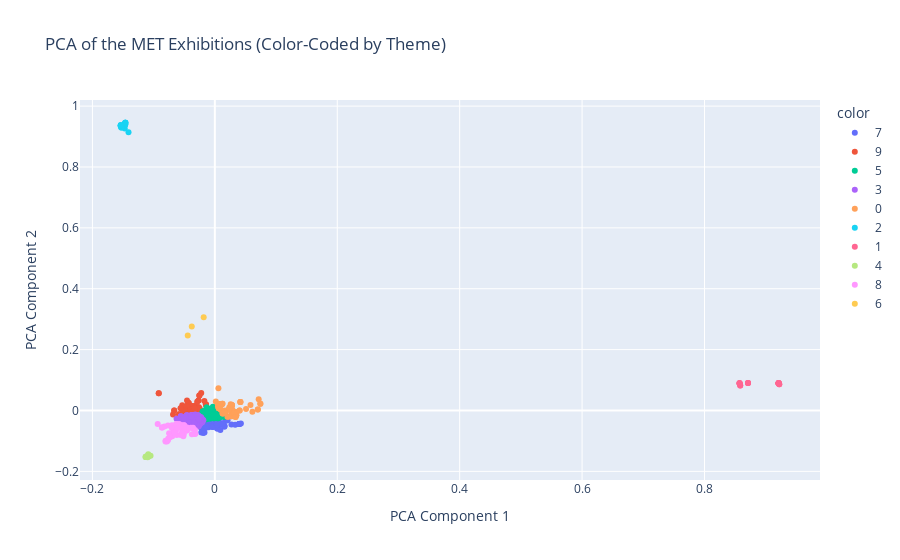

The code cell stored with this chart in its notebook:
### Code cell
# Plot the scatter plot

fig = px.scatter(
    pca_df,
    x="PCA1",
    y="PCA2",
    color=pca_df["Cluster"].astype(str),
    hover_data={"Title": True, "Year": True},
    title="PCA of the MET Exhibitions (Color-Coded by Theme)",
    labels={"PCA1": "PCA Component 1", "PCA2": "PCA Component 2"}
)
fig.show()

### Figure 1 — Plotly figure (JSON) as saved in the notebook; plotly's stock layout.template omitted (floating-point values rounded to 4 significant figures; data arrays with more than 128 entries replaced by an {"elided": "..."} marker saying what was removed)
{"data": [{"customdata": {"elided": "99x2 str values"}, "hovertemplate": "color=7<br>PCA Component 1=%{x}<br>PCA Component 2=%{y}<br>Title=%{customdata[0]}<br>Year=%{customdata[1]}<extra></extra>", "legendgroup": "7", "marker": {"color": "#636efa", "symbol": "circle"}, "mode": "markers", "name": "7", "orientation": "v", "showlegend": true, "type": "scatter", "x": [-0.01774, 0.00714, -0.003493, 0.003874, 0.01845, -0.02072, -0.01745, 0.001497, -0.02124, -0.01686, -0.01963, -0.01774, 0.02084, -0.02242, 0.00714, -0.003493, 0.003874, 0.003243, -0.01997, -0.01774, 0.01673, -0.01367, 0.006047, -0.02303, -0.02209, -0.01363, 0.004691, -0.01475, -0.01878, 0.007076, -0.02207, 0.01545, 0.003243, 0.02712, -0.01997, -0.01774, -0.01363, -0.0004576, 0.004691, -0.01395, 0.009074, -0.01101, 0.005793, -0.0125, 0.006721, -0.01475, -0.01957, -0.01878, 0.007076, -0.02207, -0.01363, 0.03982, -0.0004576, -0.003621, 0.004691, -0.005852, -0.01395, 0.009074, -0.01363, 0.03982, -0.01277, -0.02112, -0.01303, -0.01001, -0.008464, -0.01228, -0.0004576, -0.0004487, -0.003621, 0.004691, -0.005852, 0.01209, -0.01363, -0.01552, 0.03982, 0.01575, 0.009008, -0.01277, -0.02214, -0.02112, -0.01691, -0.01303, 0.01931, 0.01209, 0.003336, 0.03323, -0.01363, 0.00345, 0.04254, -0.01382, -0.01552, 0.03982, 0.01575, -0.0165, -0.00194, -0.01497, -0.01836, 0.01931, 0.01209], "xaxis": "x", "y": [-0.05606, -0.04143, -0.0454, -0.05915, -0.03263, -0.05462, -0.05063, -0.03156, -0.04764, -0.03397, -0.05903, -0.05606, -0.032, -0.04997, -0.04143, -0.0454, -0.05915, -0.03609, -0.06523, -0.05606, -0.03438, -0.03766, -0.03025, -0.05113, -0.0569, -0.05483, -0.03612, -0.03169, -0.07348, -0.04331, -0.04387, -0.05366, -0.03609, -0.04637, -0.06523, -0.05606, -0.05483, -0.03864, -0.03612, -0.03919, -0.04617, -0.03236, -0.02782, -0.03959, -0.02798, -0.03169, -0.04589, -0.07348, -0.04331, -0.04387, -0.05483, -0.04428, -0.03864, -0.05406, -0.03612, -0.03411, -0.03919, -0.04617, -0.05483, -0.04428, -0.04806, -0.05313, -0.05052, -0.05485, -0.03357, -0.03637, -0.03864, -0.03131, -0.05406, -0.03612, -0.03411, -0.04457, -0.05483, -0.04171, -0.04428, -0.05094, -0.06433, -0.04806, -0.07254, -0.05313, -0.07227, -0.05052, -0.02716, -0.04457, -0.0465, -0.04706, -0.05483, -0.04101, -0.04257, -0.05207, -0.04171, -0.04428, -0.05094, -0.03618, -0.03142, -0.05088, -0.03514, -0.02716, -0.04457], "yaxis": "y"}, {"customdata": {"elided": "90x2 str values"}, "hovertemplate": "color=9<br>PCA Component 1=%{x}<br>PCA Component 2=%{y}<br>Title=%{customdata[0]}<br>Year=%{customdata[1]}<extra></extra>", "legendgroup": "9", "marker": {"color": "#EF553B", "symbol": "circle"}, "mode": "markers", "name": "9", "orientation": "v", "showlegend": true, "type": "scatter", "x": [-0.02581, -0.04604, -0.05033, -0.02364, -0.02996, -0.03427, -0.0321, -0.02672, -0.04274, -0.04103, -0.03572, -0.02928, -0.02529, -0.02581, -0.04604, -0.03737, -0.03771, -0.03354, -0.04623, -0.04466, -0.05033, -0.03239, -0.02364, -0.05323, -0.02996, -0.03427, -0.0321, -0.02672, -0.04274, -0.03119, -0.09162, -0.05834, -0.04824, -0.02529, -0.02648, -0.02581, -0.04542, -0.04604, -0.03737, -0.03771, -0.03354, -0.04623, -0.03119, -0.036, -0.02846, -0.0363, -0.03952, -0.09162, -0.05834, -0.03119, -0.0146, -0.03818, -0.02787, -0.0402, -0.03642, -0.036, -0.03384, -0.02846, -0.03119, -0.0146, -0.04949, -0.03818, -0.05174, -0.02222, -0.02787, -0.0402, -0.03566, -0.03119, -0.05136, -0.05165, -0.03403, -0.0146, -0.04949, -0.05086, -0.03278, -0.03566, -0.03119, -0.05136, -0.06637, -0.05086, -0.03289, -0.0683, -0.03972, -0.02506, -0.06637, -0.02887, -0.05086, -0.01704, -0.05611, -0.03289], "xaxis": "x", "y": [-8.986e-05, -0.00312, 0.002919, 0.0006479, 0.003777, -0.001437, 0.01261, 0.0332, 0.02489, 0.0003528, -0.00589, -0.003098, 0.04945, -8.986e-05, -0.00312, -0.01131, 0.01483, -0.00874, 0.01253, 0.01738, 0.002919, 0.01568, 0.0006479, 0.01707, 0.003777, -0.001437, 0.01261, 0.0332, 0.02489, 0.005576, 0.05659, -0.01228, -0.01291, 0.04945, 0.01145, -8.986e-05, 0.03293, -0.00312, -0.01131, 0.01483, -0.00874, 0.01253, 0.005576, -0.009936, -0.01141, 0.003849, -0.01005, 0.05659, -0.01228, 0.005576, 0.01988, 0.002388, -0.007486, 0.001827, -0.009108, -0.009936, 0.001364, -0.01141, 0.005576, 0.01988, 0.0002667, 0.002388, -0.01161, 0.05753, -0.007486, 0.001827, 0.004018, 0.005576, -0.001472, -0.0005835, -0.01193, 0.01988, 0.0002667, -0.01212, 0.008865, 0.004018, 0.005576, -0.001472, -7.339e-05, -0.01212, 0.006426, -0.01357, -0.006602, 0.008158, -7.339e-05, 0.02891, -0.01212, 0.03081, 0.00703, 0.006426], "yaxis": "y"}, {"customdata": {"elided": "152x2 str values"}, "hovertemplate": "color=5<br>PCA Component 1=%{x}<br>PCA Component 2=%{y}<br>Title=%{customdata[0]}<br>Year=%{customdata[1]}<extra></extra>", "legendgroup": "5", "marker": {"color": "#00cc96", "symbol": "circle"}, "mode": "markers", "name": "5", "orientation": "v", "showlegend": true, "type": "scatter", "x": {"elided": "152 float values"}, "xaxis": "x", "y": {"elided": "152 float values"}, "yaxis": "y"}, {"customdata": {"elided": "200x2 str values"}, "hovertemplate": "color=3<br>PCA Component 1=%{x}<br>PCA Component 2=%{y}<br>Title=%{customdata[0]}<br>Year=%{customdata[1]}<extra></extra>", "legendgroup": "3", "marker": {"color": "#ab63fa", "symbol": "circle"}, "mode": "markers", "name": "3", "orientation": "v", "showlegend": true, "type": "scatter", "x": {"elided": "200 float values"}, "xaxis": "x", "y": {"elided": "200 float values"}, "yaxis": "y"}, {"customdata": [["Chinese Lacquer", "2015"], ["A Passion for Jade", "2015"], ["Chinese Textiles", "2015"], ["Celebrating Sax", "2015"], ["American and European Embroidered Samplers, 1600–1900", "2015"], ["Liturgical Textiles of the Post-Byzantine World", "2015"], ["Scenes from the Life of St. Martin", "2015"], ["Elaborate Embroidery", "2015"], ["Celebration of the Year of the Ram", "2015"], ["Painting Music in the Age of Caravaggio", "2015"], ["Carleton Watkins: Yosemite", "2015"], ["Death Becomes Her", "2015"], ["Kimono", "2015"], ["Examining Opulence", "2015"], ["The Sacred Lute", "2015"], ["From the Imperial Theater", "2016"], ["Cinnabar", "2016"], ["City of Memory: William Chappel's Views of Early 19th-Century New York", "2016"], ["The Secret Life of Textiles: Animal Fibers", "2016"], ["The Arts of Nepal and Tibet: Recent Gifts", "2016"], ["Printing a Child's World", "2016"], ["Crime Stories", "2016"], ["The Secret Life of Textiles: Plant Fibers", "2016"], ["Chinese Lacquer", "2016"], ["A Passion for Jade", "2016"], ["Chinese Textiles", "2016"], ["Wordplay", "2016"], ["Celebrating Sax", "2016"], ["American and European Embroidered Samplers, 1600–1900", "2016"], ["Spirited Creatures: Animal Representations in Chinese Silk and Lacquer", "2017"], ["The Silver Caesars: A Renaissance Mystery", "2017"], ["The Roof Garden Commission: Adrián Villar Rojas,The Theater of Disappearance", "2017"], ["From the Imperial Theater", "2017"], ["Cinnabar", "2017"], ["Celebrating the Year of the Rooster", "2017"], ["City of Memory: William Chappel's Views of Early 19th-Century New York", "2017"], ["Seurat's Circus Sideshow", "2017"], ["The Secret Life of Textiles: Animal Fibers", "2017"], ["The Arts of Nepal and Tibet: Recent Gifts", "2017"], ["Japanese Arms and Armor from the Collection of Etsuko and John Morris", "2018"], ["Public Parks, Private Gardens: Paris to Provence", "2018"], ["Spirited Creatures: Animal Representations in Chinese Silk and Lacquer", "2018"], ["Celebrating the Year of the Dog", "2018"], ["Selections from the Department of Drawings and Prints: Portraits and States", "2018"], ["The Silver Caesars: A Renaissance Mystery", "2018"], ["Jewelry for America", "2019"], ["Play It Loud: Instruments of Rock & Roll", "2019"], ["Celebrating the Year of the Pig", "2019"], ["Japanese Arms and Armor from the Collection of Etsuko and John Morris", "2019"], ["Jewelry for America", "2020"], ["Celebrating the Year of the Rat", "2020"], ["Shell and Resin: Korean Mother-of-Pearl and Lacquer", "2021"], ["Celebrating the Year of the Ox", "2021"], ["Selections from the Department of Drawings and Prints: Revolution, Resistance, and Activism", "2021"], ["Jewelry for America", "2021"], ["Jegi: Korean Ritual Objects", "2022"], ["Shell and Resin: Korean Mother-of-Pearl and Lacquer", "2022"], ["Celebrating the Year of the Ox", "2022"], ["Selections from the Department of Drawings and Prints: Revolution, Resistance, and Activism", "2022"], ["Celebrating the Year of the Rabbit", "2023"], ["The Great Hall Commission: Jacolby Satterwhite,A Metta Prayer", "2023"], ["Jegi: Korean Ritual Objects", "2023"], ["Celebrating the Year of the Rabbit", "2024"], ["The Great Hall Commission: Jacolby Satterwhite,A Metta Prayer", "2024"]], "hovertemplate": "color=0<br>PCA Component 1=%{x}<br>PCA Component 2=%{y}<br>Title=%{customdata[0]}<br>Year=%{customdata[1]}<extra></extra>", "legendgroup": "0", "marker": {"color": "#FFA15A", "symbol": "circle"}, "mode": "markers", "name": "0", "orientation": "v", "showlegend": true, "type": "scatter", "x": [0.07437, 0.01238, 0.0341, 0.02807, 0.03508, 0.07165, 0.02525, 0.02653, 0.01446, 0.0221, 0.005051, 0.008753, 0.01141, 0.02063, 0.001577, 0.03408, 0.07021, 0.03232, 0.02894, 0.03114, 0.0168, 0.02345, 0.005267, 0.07437, 0.01238, 0.0341, 0.06134, 0.02807, 0.03508, 0.02363, 0.01633, 0.02724, 0.03408, 0.07021, 0.05825, 0.03232, 0.02737, 0.02894, 0.03114, 0.02779, 0.05098, 0.02363, 0.006404, 0.005849, 0.01633, 0.0417, 0.01042, 0.02587, 0.02779, 0.0417, 0.007057, 0.01278, 0.04049, 0.03385, 0.0417, 0.01632, 0.01278, 0.04049, 0.03385, 0.00669, 0.008589, 0.01632, 0.00669, 0.008589], "xaxis": "x", "y": [0.02202, 0.02229, -0.01633, 0.01603, -0.01578, 0.03688, 0.003493, -0.005657, -0.009103, -0.02044, 0.01337, 0.004807, 0.01937, -0.02083, 0.02913, -0.005574, 0.003546, -0.004892, 0.0006921, -0.008487, -0.0002115, 0.01018, 0.01995, 0.02202, 0.02229, -0.01633, -0.003875, 0.01603, -0.01578, 0.005236, -0.006693, -0.01897, -0.005574, 0.003546, 0.0179, -0.004892, -0.01886, 0.0006921, -0.008487, 0.01777, 0.005082, 0.005236, 0.00759, 0.07282, -0.006693, 0.02782, 0.001248, 0.0207, 0.01777, 0.02782, 0.01282, -0.00983, 8.874e-05, -0.02144, 0.02782, -0.006479, -0.00983, 8.874e-05, -0.02144, 0.007142, 0.02141, -0.006479, 0.007142, 0.02141], "yaxis": "y"}, {"customdata": [["Selections from the Collection of Jefferson R. Burdick", "2015"], ["Selections from the Collection of Jefferson R. Burdick", "2015"], ["Selections from the Collection of Jefferson R. Burdick", "2015"], ["Selections from the Collection of Jefferson R. Burdick", "2016"], ["Selections from the Collection of Jefferson R. Burdick", "2016"], ["Selections from the Collection of Jefferson R. Burdick", "2017"], ["Selections from the Collection of Jefferson R. Burdick", "2017"], ["Selections from the Collection of Jefferson R. Burdick", "2018"], ["Selections from the Collection of Jefferson R. Burdick", "2019"], ["Selections from the Collection of Jefferson R. Burdick", "2019"], ["Selections from the Collection of Jefferson R. Burdick", "2020"], ["Selections from the Collection of Jefferson R. Burdick", "2020"], ["Selections from the Collection of Jefferson R. Burdick", "2021"], ["Baseball Cards from the Collection of Jefferson R. Burdick", "2023"], ["Baseball Cards from the Collection of Jefferson R. Burdick", "2023"], ["Baseball Cards from the Collection of Jefferson R. Burdick", "2024"]], "hovertemplate": "color=2<br>PCA Component 1=%{x}<br>PCA Component 2=%{y}<br>Title=%{customdata[0]}<br>Year=%{customdata[1]}<extra></extra>", "legendgroup": "2", "marker": {"color": "#19d3f3", "symbol": "circle"}, "mode": "markers", "name": "2", "orientation": "v", "showlegend": true, "type": "scatter", "x": [-0.1464, -0.1464, -0.1472, -0.1462, -0.1464, -0.1462, -0.1462, -0.1462, -0.1537, -0.141, -0.1528, -0.1537, -0.1528, -0.1537, -0.1537, -0.1537], "xaxis": "x", "y": [0.9395, 0.9395, 0.9268, 0.9453, 0.9395, 0.9453, 0.9453, 0.9453, 0.9343, 0.9141, 0.9299, 0.9343, 0.9299, 0.9373, 0.9373, 0.9373], "yaxis": "y"}, {"customdata": [["Christmas Tree and Neapolitan Baroque Crèche", "2015"], ["Christmas Tree and Neapolitan Baroque Crèche", "2015"], ["Christmas Tree and Neapolitan Baroque Crèche", "2016"], ["Christmas Tree and Neapolitan Baroque Crèche", "2016"], ["Christmas Tree and Neapolitan Baroque Crèche", "2017"], ["Christmas Tree and Neapolitan Baroque Crèche", "2017"], ["Christmas Tree and Neapolitan Baroque Crèche", "2018"], ["Christmas Tree and Neapolitan Baroque Crèche", "2018"], ["Christmas Tree and Neapolitan Baroque Crèche", "2019"], ["Christmas Tree and Neapolitan Baroque Crèche", "2019"], ["Christmas Tree and Neapolitan Baroque Crèche", "2020"], ["Christmas Tree and Neapolitan Baroque Crèche", "2020"], ["Christmas Tree and Neapolitan Baroque Crèche", "2021"], ["Christmas Tree and Neapolitan Baroque Crèche", "2021"], ["Christmas Tree and Neapolitan Baroque Crèche", "2022"], ["Christmas Tree and Neapolitan Baroque Crèche", "2022"], ["Christmas Tree and Neapolitan Baroque Crèche", "2023"], ["Christmas Tree and Neapolitan Baroque Crèche", "2023"], ["Christmas Tree and Neapolitan Baroque Crèche", "2024"], ["Christmas Tree and Neapolitan Baroque Crèche", "2024"]], "hovertemplate": "color=1<br>PCA Component 1=%{x}<br>PCA Component 2=%{y}<br>Title=%{customdata[0]}<br>Year=%{customdata[1]}<extra></extra>", "legendgroup": "1", "marker": {"color": "#FF6692", "symbol": "circle"}, "mode": "markers", "name": "1", "orientation": "v", "showlegend": true, "type": "scatter", "x": [0.9211, 0.9211, 0.9211, 0.9211, 0.9211, 0.9211, 0.9211, 0.9211, 0.9221, 0.9211, 0.8583, 0.9221, 0.8573, 0.8583, 0.8573, 0.8573, 0.8711, 0.8573, 0.8711, 0.8711], "xaxis": "x", "y": [0.08963, 0.08963, 0.08963, 0.08963, 0.08963, 0.08963, 0.08963, 0.08963, 0.08595, 0.08963, 0.08223, 0.08595, 0.08932, 0.08223, 0.08932, 0.08932, 0.09052, 0.08932, 0.09052, 0.09052], "yaxis": "y"}, {"customdata": [["P.S. Art 2015", "2015"], ["P.S. Art 2016", "2016"], ["P.S. Art 2017: Celebrating the Creative Spirit of New York City Kids", "2017"], ["P.S. Art 2018: Celebrating the Creative Spirit of New York City Kids", "2018"], ["P.S. Art 2019: Celebrating the Creative Spirit of New York City Kids", "2019"], ["P.S. Art 2020: Celebrating the Creative Spirit of New York City Kids", "2020"], ["P.S. Art 2021: Celebrating the Creative Spirit of New York City Kids", "2021"], ["P.S. Art 2020: Celebrating the Creative Spirit of New York City Kids", "2021"], ["P.S. Art 2022: Celebrating the Creative Spirit of New York City Kids", "2022"], ["P.S. Art 2023: Celebrating the Creative Spirit of New York City Kids", "2023"], ["P. S. Art 2024: Celebrating the Creative Spirit of New York City Kids", "2024"]], "hovertemplate": "color=4<br>PCA Component 1=%{x}<br>PCA Component 2=%{y}<br>Title=%{customdata[0]}<br>Year=%{customdata[1]}<extra></extra>", "legendgroup": "4", "marker": {"color": "#B6E880", "symbol": "circle"}, "mode": "markers", "name": "4", "orientation": "v", "showlegend": true, "type": "scatter", "x": [-0.1088, -0.1111, -0.1123, -0.1133, -0.1129, -0.1121, -0.1092, -0.1121, -0.1081, -0.105, -0.1098], "xaxis": "x", "y": [-0.1437, -0.1503, -0.1508, -0.1525, -0.1528, -0.1531, -0.1516, -0.1531, -0.1508, -0.1491, -0.1537], "yaxis": "y"}, {"customdata": [["Sargent: Portraits of Artists and Friends", "2015"], ["Drawings and Prints", "2015"], ["Navigating the West", "2015"], ["Scholastic Art & Writing Awards", "2015"], ["Madame Cézanne", "2015"], ["Bartholomeus Spranger", "2015"], ["Max Beckmann in New York", "2016"], ["Drawings and Prints: Selections from The Met Collection", "2016"], ["Valentin de Boulogne: Beyond Caravaggio", "2016"], ["Fragonard: Drawing Triumphant—Works from New York Collections", "2016"], ["Drawings and Prints: Selections from The Met Collection", "2016"], ["Unfinished", "2016"], ["Exploring What Matters: Art by The Met High School Interns", "2016"], ["Drawings and Prints", "2016"], ["Scholastic Art & Writing Awards: New York City Regional Exhibition", "2016"], ["David Hockney", "2017"], ["Michelangelo: Divine Draftsman and Designer", "2017"], ["Edvard Munch: Between the Clock and the Bed", "2017"], ["Gilded Age Drawings at The Met", "2017"], ["Drawings and Prints: Selections from The Met Collection", "2017"], ["Age of Empires: Chinese Art of the Qin and Han Dynasties (221 B.C.–A.D. 220)", "2017"], ["Caravaggio's Last Two Paintings", "2017"], ["Marsden Hartley's Maine", "2017"], ["Scholastic Art & Writing Awards: New York City Regional Exhibition", "2017"], ["Max Beckmann in New York", "2017"], ["Drawings and Prints: Selections from The Met Collection", "2017"], ["Valentin de Boulogne: Beyond Caravaggio", "2017"], ["Fragonard: Drawing Triumphant—Works from New York Collections", "2017"], ["Odyssey: Jack Whitten Sculpture, 1963–2017", "2018"], ["Devotion to Drawing: The Karen B. Cohen Collection of Eugène Delacroix", "2018"], ["History Refused to Die: Highlights from the Souls Grown Deep Foundation Gift", "2018"], ["Scholastic Art & Writing Awards: New York City Regional Exhibition", "2018"], ["Thomas Cole's Journey: Atlantic Crossings", "2018"], ["David Hockney", "2018"], ["Michelangelo: Divine Draftsman and Designer", "2018"], ["Edvard Munch: Between the Clock and the Bed", "2018"], ["Siah Armajani: Follow This Line", "2019"], ["Scholastic Art & Writing Awards: New York City Regional Exhibition", "2019"], ["Lucio Fontana: On the Threshold", "2019"], ["Gerhard Richter: Painting After All", "2020"], ["Gifts from the Fire: American Ceramics from the Collection of Martin Eidelberg", "2021"], ["Inspiring Walt Disney: The Animation of French Decorative Arts", "2021"], ["The Medici: Portraits and Politics, 1512–1570", "2021"], ["Alice Neel: People Come First", "2021"], ["The Tudors: Art and Majesty in Renaissance England", "2022"], ["Gifts from the Fire: American Ceramics from the Collection of Martin Eidelberg", "2022"], ["Charles Ray: Figure Ground", "2022"], ["Scholastic Art & Writing Awards: New York City Regional Exhibition", "2022"], ["Jacques Louis David: Radical Draftsman", "2022"], ["Inspiring Walt Disney: The Animation of French Decorative Arts", "2022"], ["Vertigo of Color: Matisse, Derain, and the Origins of Fauvism", "2023"], ["Picasso: A Cubist Commission in Brooklyn", "2023"], ["Manet/Degas", "2023"], ["Cecily Brown: Death and the Maid", "2023"], ["Scholastic Art & Writing Awards: New York City Regional Exhibition", "2023"], ["The Tudors: Art and Majesty in Renaissance England", "2023"], ["Siena: The Rise of Painting, 1300–1350", "2024"], ["The Roof Garden Commission: Petrit Halilaj,Abetare", "2024"], ["The Harlem Renaissance and Transatlantic Modernism", "2024"], ["Indian Skies: The Howard Hodgkin Collection of Indian Court Painting", "2024"], ["Vertigo of Color: Matisse, Derain, and the Origins of Fauvism", "2024"], ["Picasso: A Cubist Commission in Brooklyn", "2024"], ["Manet/Degas", "2024"]], "hovertemplate": "color=8<br>PCA Component 1=%{x}<br>PCA Component 2=%{y}<br>Title=%{customdata[0]}<br>Year=%{customdata[1]}<extra></extra>", "legendgroup": "8", "marker": {"color": "#FF97FF", "symbol": "circle"}, "mode": "markers", "name": "8", "orientation": "v", "showlegend": true, "type": "scatter", "x": [-0.0454, -0.03169, -0.05022, -0.07839, -0.05509, -0.06221, -0.04595, -0.05473, -0.04659, -0.06824, -0.03289, -0.08229, -0.0593, -0.05142, -0.08042, -0.04513, -0.06995, -0.04572, -0.06422, -0.03754, -0.05521, -0.03645, -0.06997, -0.08051, -0.04595, -0.05473, -0.04659, -0.06824, -0.07015, -0.06342, -0.07651, -0.07733, -0.0747, -0.04513, -0.06995, -0.04572, -0.03908, -0.07385, -0.04815, -0.0558, -0.06285, -0.0555, -0.05148, -0.03562, -0.05042, -0.06285, -0.05838, -0.07631, -0.0508, -0.0555, -0.0653, -0.05373, -0.08637, -0.04526, -0.07602, -0.05042, -0.05068, -0.03247, -0.09337, -0.05818, -0.0653, -0.05373, -0.08637], "xaxis": "x", "y": [-0.06042, -0.07652, -0.05169, -0.1016, -0.04841, -0.08054, -0.0656, -0.0492, -0.0618, -0.07324, -0.07724, -0.05239, -0.04803, -0.08433, -0.09943, -0.06147, -0.08455, -0.05831, -0.05659, -0.07795, -0.05838, -0.05823, -0.04857, -0.1015, -0.0656, -0.0492, -0.0618, -0.07324, -0.05733, -0.06649, -0.04942, -0.09942, -0.07452, -0.06147, -0.08455, -0.05831, -0.05706, -0.08902, -0.05394, -0.08081, -0.04439, -0.05329, -0.06037, -0.05635, -0.04834, -0.04439, -0.04439, -0.09581, -0.07832, -0.05329, -0.07349, -0.07362, -0.05597, -0.0562, -0.09218, -0.04834, -0.06043, -0.06395, -0.04428, -0.0546, -0.07349, -0.07362, -0.05597], "yaxis": "y"}, {"customdata": [["The Old Ball Game", "2016"], ["The World in Play", "2016"], ["On the Ropes: Vintage Boxing Cards from the Jefferson R. Burdick Collection", "2018"]], "hovertemplate": "color=6<br>PCA Component 1=%{x}<br>PCA Component 2=%{y}<br>Title=%{customdata[0]}<br>Year=%{customdata[1]}<extra></extra>", "legendgroup": "6", "marker": {"color": "#FECB52", "symbol": "circle"}, "mode": "markers", "name": "6", "orientation": "v", "showlegend": true, "type": "scatter", "x": [-0.01821, -0.03768, -0.04426], "xaxis": "x", "y": [0.3064, 0.2758, 0.2464], "yaxis": "y"}], "layout": {"legend": {"title": {"text": "color"}, "tracegroupgap": 0}, "title": {"text": "PCA of the MET Exhibitions (Color-Coded by Theme)"}, "xaxis": {"anchor": "y", "domain": [0, 1], "title": {"text": "PCA Component 1"}}, "yaxis": {"anchor": "x", "domain": [0, 1], "title": {"text": "PCA Component 2"}}}}
